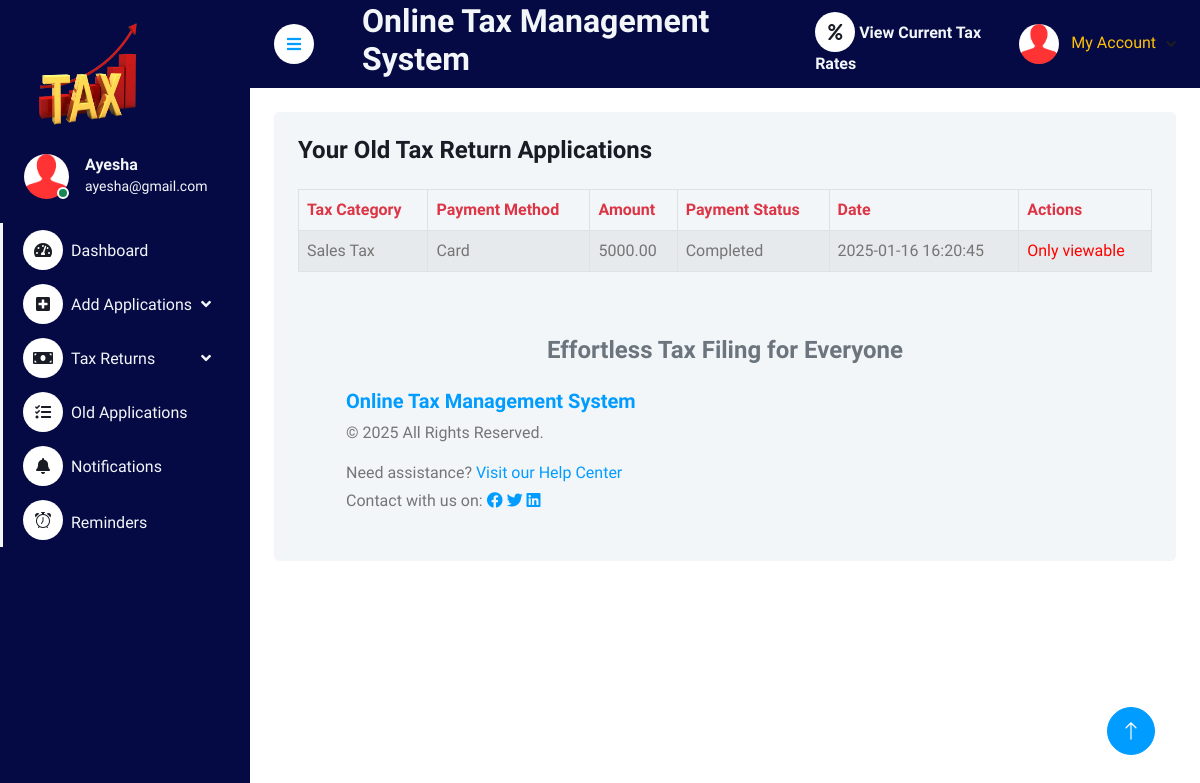
Screenshot of /user/old_returns.php (signed in) with the database file from the repository.
### tables this page shows
CREATE TABLE `tbluser` (
  `ID` int(5) NOT NULL,
  `FullName` varchar(250) DEFAULT NULL,
  `MobileNumber` bigint(10) DEFAULT NULL,
  `Email` varchar(250) DEFAULT NULL,
  `Password` varchar(250) DEFAULT NULL,
  `RegDate` timestamp NULL DEFAULT current_timestamp()
);

CREATE TABLE `tblpayments` (
  `ID` int(11) NOT NULL,
  `UserID` int(11) NOT NULL,
  `TaxCategory` varchar(50) NOT NULL,
  `PaymentMethod` varchar(20) NOT NULL,
  `Amount` decimal(10,2) NOT NULL,
  `ProofDocument` varchar(255) DEFAULT NULL,
  `PaymentStatus` varchar(20) NOT NULL DEFAULT 'Pending',
  `TransactionID` varchar(100) DEFAULT NULL,
  `CardNumber` varchar(16) DEFAULT NULL,
  `CardExpiry` varchar(5) DEFAULT NULL,
  `CardCVC` varchar(4) DEFAULT NULL,
  `CashDetails` text DEFAULT NULL,
  `PaymentDate` timestamp NOT NULL DEFAULT current_timestamp()
);

### user/old_returns.php (the view, shortened to what this page needs)
<?php
include('includes/dbconnection.php');
$userId = $_SESSION['ocasuid'];
?>
<!DOCTYPE html>
<html lang="en">
<head>
    <link href="https://cdnjs.cloudflare.com/ajax/libs/font-awesome/5.10.0/css/all.min.css" rel="stylesheet">
    <link href="https://cdn.jsdelivr.net/npm/bootstrap-icons@1.4.1/font/bootstrap-icons.css" rel="stylesheet">
    <link href="lib/owlcarousel/assets/owl.carousel.min.css" rel="stylesheet">
    <link href="lib/tempusdominus/css/tempusdominus-bootstrap-4.min.css" rel="stylesheet" />
    <link href="css/bootstrap.min.css" rel="stylesheet">
    <link href="css/style.css" rel="stylesheet">
</head>
<body>
      <div class="container-fluid position-relative bg-white d-flex p-0">
        <?php include_once('includes/sidebar.php'); ?>
        <div class="content">
            <?php include_once('includes/header.php'); ?>
    <div class="container-fluid pt-4 px-4">
        <div class="bg-light rounded p-4">
            <h4 class="mb-4">Your Old Tax Return Applications</h4>
            <table class="table table-striped table-bordered">
                <thead class="text-danger">
                    <tr>
                        <th>Tax Category</th>
                        <th>Payment Method</th>
                        <th>Amount</th>
                        <th>Payment Status</th>
                        <th>Date</th>
                        <th>Actions</th>
                    </tr>
                </thead>
                <tbody>
                  <?php
$sql = "SELECT * FROM tblpayments WHERE UserID = :userId ORDER BY PaymentDate DESC";
$query = $dbh->prepare($sql);
$query->bindParam(':userId', $userId, PDO::PARAM_INT);
$query->execute();
$results = $query->fetchAll(PDO::FETCH_OBJ);
if ($query->rowCount() > 0) {
    foreach ($results as $row) {
        echo "<tr>
                <td>{$row->TaxCategory}</td>
                <td>{$row->PaymentMethod}</td>
                <td>{$row->Amount}</td>
                <td>{$row->PaymentStatus}</td>
                <td>{$row->PaymentDate}</td>
                <td>";
        if ($row->PaymentStatus == 'Pending') {
            echo "<a href='edit_payment.php?ID={$row->ID}' class='btn btn-primary btn-sm'>Edit</a>
                  <a href='old_returns.php?delid={$row->ID}' onclick=\"return confirm('Are you sure you want to delete this application?');\" class='btn btn-danger btn-sm'>Delete</a>";
        } elseif (in_array($row->PaymentStatus, ['Completed', 'Refunded', 'Failed'])) {
            echo "<span style='color: red;'>Only viewable</span>";
        }
        echo "</td></tr>";
    }
} else {
    echo "<tr><td colspan='6'>No tax return applications found</td></tr>";
}
?>
                </tbody>
            </table>
         <?php include_once('includes/footer.php'); ?>
        </div>
        <?php include_once('includes/back-totop.php'); ?>
    </div></div></div>
</body>
</html>

### user/includes/sidebar.php (shortened to what this page needs)
<div class="sidebar pe-4 pb-3" style="background-color: #050A44;">
    <nav class="navbar bg-transparent navbar-light">
        <a href="dashboard.php" class="navbar-brand mx-4 mb-3">
            <img src="../assets/img/logo1.png" alt="Logo" style="height: 120px; width: 130px;">
        </a>
        <div class="d-flex align-items-center ms-4 mb-4">
            <div class="position-relative">
                <img class="rounded-circle" src="img/user.jpg" alt="User" style="width: 45px; height: 45px;">
                <div class="bg-success rounded-circle border border-2 border-white position-absolute end-0 bottom-0 p-1"></div>
            </div>
            <div class="ms-3 text-light">
                <?php
                $uid=$_SESSION['ocasuid'];
                $sql="SELECT * FROM tbluser WHERE ID=:uid";
                $query = $dbh->prepare($sql);
                $query->bindParam(':uid', $uid, PDO::PARAM_STR);
                $query->execute();
                $results=$query->fetchAll(PDO::FETCH_OBJ);
                if ($query->rowCount() > 0) {
                    foreach ($results as $row) {
                ?>
                <h6 class="mb-0 text-light"><?php echo $row->FullName; ?></h6>
                <small><?php echo $row->Email; ?></small>
                <?php }} ?>
            </div>
        </div>
        <div class="navbar-nav w-100 text-light">
            <a href="dashboard.php" class="nav-item nav-link text-light"><i class="fa fa-tachometer-alt me-2 text-dark"></i>Dashboard</a>
            <div class="nav-item dropdown">
                <a href="#" class="nav-link dropdown-toggle text-light" data-bs-toggle="dropdown"><i class="fas fa-plus-square me-2 text-dark"></i>Add Applications</a>
            </div>
            <div class="nav-item dropdown">
                <a href="#" class="nav-link dropdown-toggle text-light" data-bs-toggle="dropdown"><i class="fa fa-money-bill me-2 text-dark"></i>Tax Returns</a>
            </div>
            <div class="nav-item dropdown">
                <a href="manageincometax.php" class="nav-link text-light"><i class="fas fa-tasks me-2 text-dark"></i>Old Applications</a>
            </div>
            <div class="nav-item">
                <a href="viewnotifications.php" class="nav-item nav-link text-light"><i class="fas fa-bell me-2 text-dark"></i>Notifications</a>
            </div>
            <div class="nav-item">
                <a href="view_Alerts.php" class="nav-item nav-link text-light"><i class="bi bi-alarm me-2 text-dark"></i>Reminders</a>
            </div>
        </div>
    </nav>
</div>

### user/includes/header.php (shortened to what this page needs)
<nav class="navbar navbar-expand sticky-top px-4 py-0" style="background-color: #050A44">
    <a href="#" class="sidebar-toggler flex-shrink-0 me-4">
        <i class="fa fa-bars"></i>
    </a>
    <h2 class="text-light ms-4">Online Tax Management System</h2>
    <div class="navbar-nav align-items-center ms-auto">
        <div class="nav-item">
            <a href="view_rates.php" class="nav-link fw-bold text-light"><i class="fas fa-percent text-dark"></i>
            View Current Tax Rates
            </a>
        </div>
        <div class="nav-item dropdown">
            <a href="#" class="nav-link dropdown-toggle" data-bs-toggle="dropdown">
                <img class="rounded-circle me-lg-2" src="img/user.jpg" alt="" style="width: 40px; height: 40px;">
                <?php
                $uid = $_SESSION['ocasuid'];
                $sql = "SELECT * from tbluser where ID=:uid";
                $query = $dbh->prepare($sql);
                $query->bindParam(':uid', $uid, PDO::PARAM_STR);
                $query->execute();
                $results = $query->fetchAll(PDO::FETCH_OBJ);
                $cnt = 1;
                if ($query->rowCount() > 0) {
                    foreach ($results as $row) {
                ?>
                <span class="d-none d-lg-inline-flex text-warning">My Account</span>
                <?php $cnt = $cnt + 1; }} ?>
            </a>
        </div>
    </div>
</nav>

### user/css/style.css (style rules this page uses)
:root { --primary: #009CFF; --light: #F3F6F9; --dark: #191C24; }
.sidebar { position: fixed; top: 0; left: 0; bottom: 0; width: 250px; height: 100vh; overflow-y: auto; background: var(--light); transition: 0.5s; z-index: 999; }
.content { margin-left: 250px; min-height: 100vh; background: #FFFFFF; transition: 0.5s; }
@media (min-width: 992px) { .sidebar { margin-left: 0; } }
@media (min-width: 992px) { .content { width: calc(100% - 250px); } }
.sidebar .navbar .navbar-nav .nav-link { padding: 7px 20px; color: var(--dark); font-weight: 500; border-left: 3px solid var(--light); border-radius: 0 30px 30px 0; outline: none; }
.sidebar .navbar .navbar-nav .nav-link i { width: 40px; height: 40px; display: inline-flex; align-items: center; justify-content: center; background: #FFFFFF; border-radius: 40px; }
.sidebar .navbar .dropdown-toggle::after { position: absolute; top: 15px; right: 15px; border: none; content: "\f107"; font-family: "Font Awesome 5 Free"; font-weight: 900; transition: .5s; }
.content .navbar .navbar-nav .nav-link { margin-left: 25px; padding: 12px 0; color: var(--dark); outline: none; }
.content .navbar .sidebar-toggler, .content .navbar .navbar-nav .nav-link i { width: 40px; height: 40px; display: inline-flex; align-items: center; justify-content: center; background: #FFFFFF; border-radius: 40px; }
.content .navbar .dropdown-toggle::after { margin-left: 6px; vertical-align: middle; border: none; content: "\f107"; font-family: "Font Awesome 5 Free"; font-weight: 900; transition: .5s; }

### user/includes/sidebar.php (style rules this page uses)
.sidebar { min-height: 100vh; }

### rows the page displays
tbluser: FullName "Ayesha", Email "ayesha@gmail.com"
tblpayments: TaxCategory "Sales Tax", PaymentMethod "Card", Amount "5000.00", PaymentStatus "Completed", PaymentDate "2025-01-16 16:20:45", shows "Only viewable"
